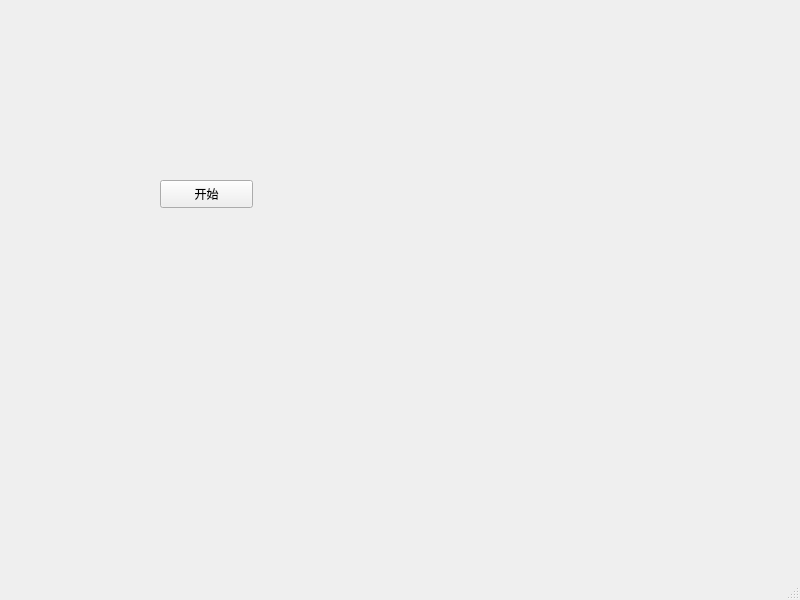
<?xml version="1.0" encoding="UTF-8"?>
<ui version="4.0">
 <class>MainWindow</class>
 <widget class="QMainWindow" name="MainWindow">
  <property name="geometry">
   <rect>
    <x>0</x>
    <y>0</y>
    <width>800</width>
    <height>600</height>
   </rect>
  </property>
  <property name="windowTitle">
   <string>MainWindow</string>
  </property>
  <widget class="QWidget" name="centralwidget">
   <widget class="QPushButton" name="pushButton">
    <property name="geometry">
     <rect>
      <x>160</x>
      <y>180</y>
      <width>93</width>
      <height>28</height>
     </rect>
    </property>
    <property name="text">
     <string>开始</string>
    </property>
   </widget>
  </widget>
  <widget class="QMenuBar" name="menubar">
   <property name="geometry">
    <rect>
     <x>0</x>
     <y>0</y>
     <width>800</width>
     <height>26</height>
    </rect>
   </property>
  </widget>
  <widget class="QStatusBar" name="statusbar"/>
 </widget>
 <resources/>
 <connections/>
</ui>
